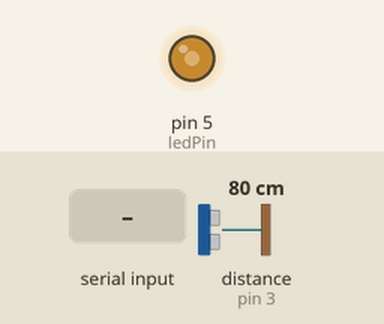
Recording of a sketch running on a simulated Arduino Uno, built with avr-gcc and run on an emulated ATmega328P. On the bench: output pins drawn as LEDs (lit = HIGH). The inputs (shaded band) are chosen by the test bench; at power-on: distance to the obstacle (sensor on pin 3) 80 cm. The echo pulse lasts 58.3 µs per cm; what the sketch prints to the serial monitor is not drawn.

Above: at 1.2 s.
1.3 s: "1\n" received over Serial
At 1.8 s:
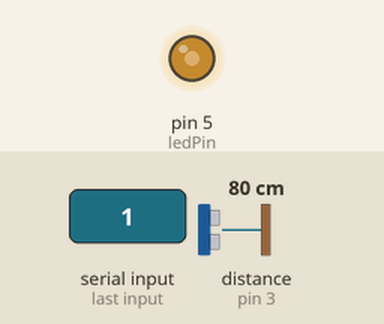
2.9 s: distance to the obstacle (sensor on pin 3) set to 18 cm
4.8 s: "90,45\n" received over Serial
At 7.1 s:
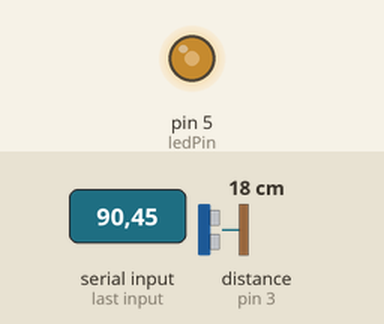
7.8 s: byte 10 ('\n') received over Serial
At 8.06 s:
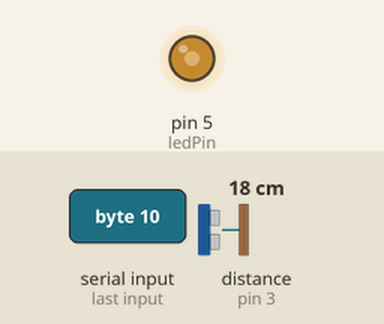
Timing chart, 0 to 10.7 s (numbered marks = the images above; inputs shaded):
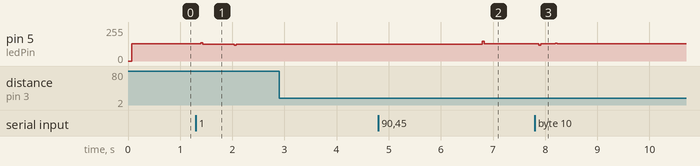

The sketch:

Exp9b4_2Way_Laptop.ino
```cpp
// -----------------------------------  Include Libraries  ------------------------------ //

#include <TimerOne.h>


// ------------------  Define constants and variables and strings  ---------------------- //

////////////////////// Mutual /////////////////////

const int frequencyInact = 75;  // Frequency value for inactive state
const int bitDuration = 40;      // Duration of each bit (clock time)

bool transmitting = false;  // Flag indicating if transmission is in progress

//////////////////////// Transmitting /////////////////////////////////

const int ledPin = 5;    // Pin number for the LED

const int frequencyOut0 = 600;  // Frequency for bit 0
const int frequencyOut1 = 800;  // Frequency for bit 1

const unsigned long periodOut0 = 0.5e6 / frequencyOut0;          // Period for bit 0
const unsigned long periodOut1 = 0.5e6 / frequencyOut1;          // Period for bit 1
const unsigned long inactivePeriod = 0.5e6 / frequencyInact;  // Inactive period for the timer

String inputString = "";      // Stores the received input string
String outputString = "";   // Stores the string to be transmitted

bool stringComplete = false;  // Flag indicating if a complete string is received

int j = 0;    // Counter variable

//////////////////////// Receiving /////////////////////////////////

const int photoPin = 3;  // Pin number for the photodiode

const int frequencyIn0 = 1000;      // Frequency for bit 0
const int frequencyIn1 = 1200;      // Frequency for bit 1
const int frequencyTolerance = 100;  // Inactive Frequency

const int missingSourceTimeout = 250000;  // Timeout for pulseIn()

String byteString = "";  // Store the received byte string
String sentence = "";    // Store the complete sentence

int i = 0;               // Counter variable
int k = 0;

int outputIndex = 0;        // Index of the current character being transmitted


// ------------------  void setup()   ---------------------- //

void setup() {

  pinMode(ledPin, OUTPUT);   // Set LED pin as output
  pinMode(photoPin, INPUT);  // Set the input pin for the photodiode

  Serial.begin(230400);      // Start serial communication

  Timer1.initialize(inactivePeriod);  // Initialize timer with inactivePeriod
  Timer1.attachInterrupt(blinkLED);   // Attach interrupt for LED blinking
}


// ------------------  void loop()   ---------------------- //

void loop() {
  receiveData();
  sendData();
}


// ------------------  void receiveData()   ---------------------- //

void receiveData() {

  float timeBegin = millis();


  float pulseHigh = pulseIn(photoPin, HIGH, missingSourceTimeout);  // Measure the duration of the high pulse
  float pulseLow = pulseIn(photoPin, LOW, missingSourceTimeout);    // Measure the duration of the low pulse

  float pulseTotal = pulseHigh + pulseLow;  // Calculate the total duration of the pulse
  float frequencyIn = 1000000 / pulseTotal;   // Calculate the frequency of the signal


  if (abs(frequencyIn - frequencyIn0) <= frequencyTolerance) {  // Compare the frequency to determine the bit value

    byteString += String(0);                // Append the bit value to the byte string

    if (byteString.length() == 1 && k == 0) {

      Serial.println("Receiving....");
      // Serial.println("");
      k = 1;

    }

    Serial.print("0");

  } else if (abs(frequencyIn - frequencyIn1) <= frequencyTolerance) {

    byteString += String(1);  // Append the bit value to the byte string

    if (byteString.length() == 1 && k == 0) {

      Serial.println("Receiving....");
      // Serial.println("");
      k = 1;

    }

    Serial.print("1");

  } else if (abs(frequencyIn - frequencyInact) <= 3 && byteString.length() > 0)
    byteString = "";  // Reset the byte string if it's an inactive frequency


  if (byteString.length() == 8) {  // If a complete byte string is received, convert it to a character and append to the sentence

    char character = strtol(byteString.c_str(), NULL, 2);
    sentence += character;
    byteString = "";  // Reset the byte string
    i = 1;

  }

  if (abs(frequencyIn - frequencyInact) <= 5 && i == 1) {  // If the frequency indicates an inactive state and a byte string has been processed, print the sentence

    Serial.println("");
    Serial.println("");
    Serial.print("Received sentence: ");
    Serial.println(sentence);

    sentence = "";  // Reset the sentence

    i = 0;
    k = 0;
  }

  float timeEnd = millis();  // Record the end time of the loop iteration

  float delayDuration = bitDuration - (timeEnd - timeBegin);

  if (delayDuration > 0) delay(delayDuration);

}

// ------------------  void sendData()   ---------------------- //

void sendData() {

  if (stringComplete && !transmitting) {

    outputString = inputString;  // Store the received string for transmission
    inputString = "";            // Reset input string

    stringComplete = false;      // Reset stringComplete flag
    transmitting = true;         // Set the transmitting flag to start transmission

    outputIndex = 0;             // Reset the output index
    // Timer1.setPeriod(period0);   // Set timer period for bit 0
  }

  while (transmitting) {

    if (outputIndex < outputString.length()) {

      char character = outputString.charAt(outputIndex);

      for (j = 7; j >= 0; j--) {

        bool bit = bitRead(character, j);
        float timeBegin = millis();

        if (bit) {
          Timer1.setPeriod(periodOut1);
          Serial.print("1");
        }

        else if (!bit) {
          Timer1.setPeriod(periodOut0);
          Serial.print("0");
        }

        float timeEnd = millis();  // Record the end time of the loop iteration

        float delayDuration = bitDuration - (timeEnd - timeBegin);

        if (delayDuration > 0) delay(delayDuration);

      }

      outputIndex++;
    }

    else {

      Timer1.setPeriod(inactivePeriod);  // Restore the original timer period

      transmitting = false;              // Set the transmitting flag to false
      outputString = "";

      Serial.println("");
      Serial.println("");
      Serial.println("Transmitting done");
      Serial.println("");
    }
  }
}


// ------------------  void serialEvent()   ---------------------- //

void serialEvent() {

  while (Serial.available()) {

    char inChar = (char)Serial.read();
    inputString += inChar;  // Append character to inputString

    if (inChar == '\n') stringComplete = true;  // Set the stringComplete flag when end of line is reached
  }

  Serial.println("Sending.... ");
  Serial.print("Input sentence: ");
  Serial.println(inputString);
}

// ------------------  void blinkLED()   ---------------------- //

void blinkLED() {

  static bool ledState = false;
  ledState = !ledState;

  if (ledState)  // Set LED pin port directly HIGH
    PORTD |= (1 << PD5);

  else  // Set LED pin port directly LOW
    PORTD &= ~(1 << PD5);
}
```

Measured:
- after the input at 1.3 s, pin 5 (ledPin): 128/255 → 127/255 after 0.09 s
- after the input at 2.9 s, every drawn part: stays the same
- after the input at 4.8 s, pin 5 (ledPin): 127/255 → 128/255 after 2.0 s
- after the input at 7.8 s, pin 5 (ledPin): 128/255 → 118/255 after 0.07 s, → 128/255 0.04 s later, → 135/255 0.28 s later, → 128/255 0.04 s later
